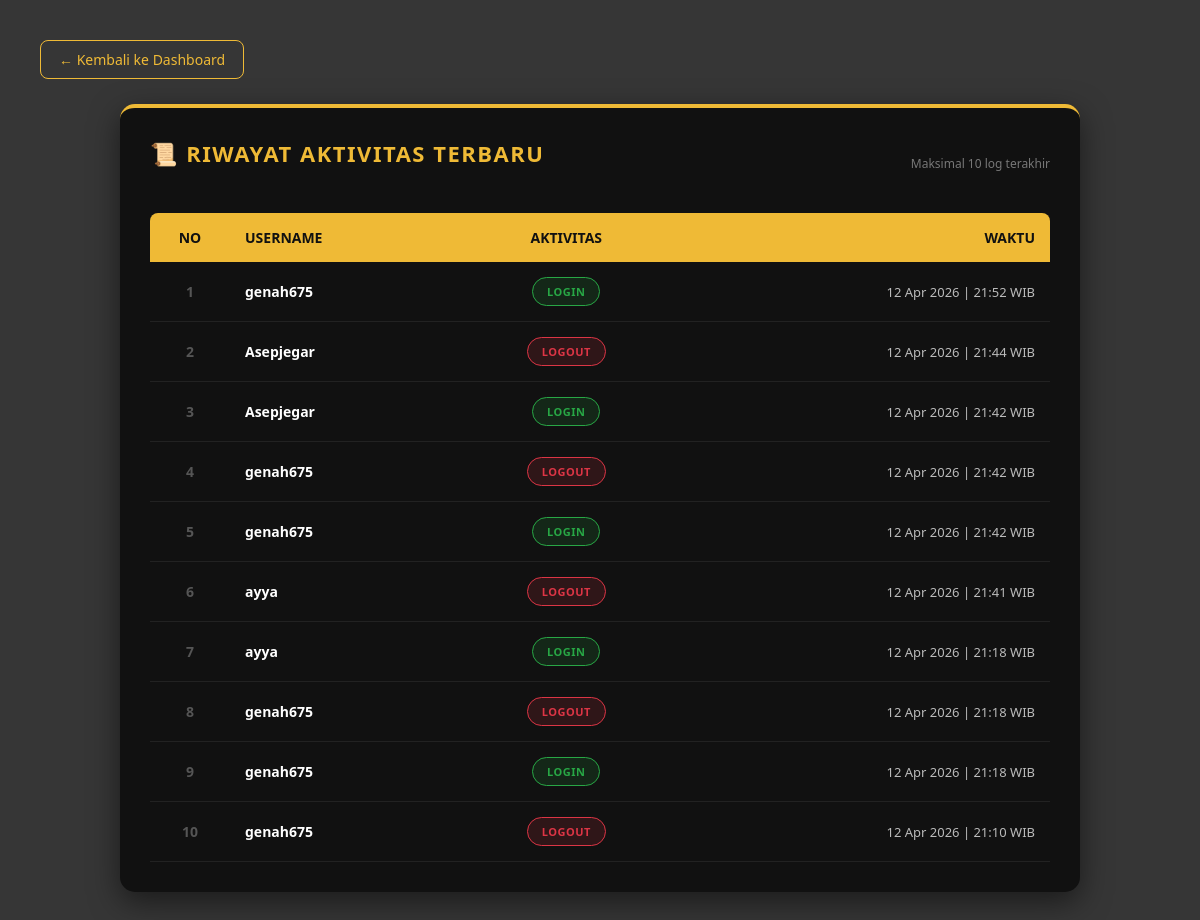
The app's page /views/admin/log.php (signed in) with its own data.
### tables this page shows
CREATE TABLE `log_aktivitas` (
  `id_log` int(11) NOT NULL,
  `id` varchar(11) NOT NULL,
  `aktifitas` varchar(15) NOT NULL,
  `waktu_aktivitas` datetime NOT NULL
);

### Controller/Log_c.php (called while the page is built)
<?php
include_once __DIR__ . '/../Models/m_koneksi.php';
include_once __DIR__ . '/../Models/LogModel.php';
$database = new m_koneksi();
$db = $database->koneksi;
$logModel = new LogModel($db);
$stmt = $logModel->readAll();
?>

### Models/LogModel.php (called while the page is built, shortened)
<?php
class LogModel {
    private $conn;
    private $table_name = "log_aktivitas";
    public function __construct($db) {
        $this->conn = $db;
    }
    public function readAll() {
        $query = "SELECT * FROM " . $this->table_name . " ORDER BY waktu_aktivitas DESC LIMIT 10";
        return mysqli_query($this->conn, $query);
    }
}
?>

### views/admin/log.php (the view, shortened to what this page needs)
<?php
include '../../Controller/Log_c.php';
?>
<!DOCTYPE html>
<html lang="id">
<head>
</head>
<body>
    <a href="dashboardmin.php" class="btn-back">← Kembali ke Dashboard</a>
    <div class="log-container">
        <div style="display: flex; justify-content: space-between; align-items: center; margin-bottom: 25px;">
            <h2>📜 Riwayat Aktivitas Terbaru</h2>
            <span style="font-size: 12px; color: #777;">Maksimal 10 log terakhir</span>
        </div>
        <table>
            <thead>
                <tr>
                    <th style="border-radius: 8px 0 0 0; text-align: center; width: 50px;">No</th>
                    <th>Username</th>
                    <th style="text-align: center;">Aktivitas</th>
                    <th style="border-radius: 0 8px 0 0; text-align: right;">Waktu</th>
                </tr>
            </thead>
            <tbody>
                <?php
                $no = 1;
                if ($stmt && mysqli_num_rows($stmt) > 0) {
                    while ($row = mysqli_fetch_assoc($stmt)):
                ?>
                <tr>
                    <td style="text-align: center; color: #555; font-weight: bold;"><?= $no++; ?></td>
                    <td><strong style="color: #fff;"><?= $row['id']; ?></strong></td>
                    <td style="text-align: center;">
                        <?php
                        $aktifitas = strtoupper($row['aktifitas']);
                        $class_badge = ($aktifitas == 'LOGIN') ? 'badge-login' : 'badge-other';
                        ?>
                        <span class="badge <?= $class_badge; ?>">
                            <?= $aktifitas; ?>
                        </span>
                    </td>
                    <td style="text-align: right; color: #bbb; font-size: 13px;">
                        <?= date('d M Y | H:i', strtotime($row['waktu_aktivitas'])); ?> WIB
                    </td>
                </tr>
                <?php
                    endwhile;
                } else {
                    echo "<tr><td colspan='4' style='text-align:center; padding:50px; color:#555;'>Belum ada aktivitas tercatat.</td></tr>";
                }
                ?>
            </tbody>
        </table>
    </div>
</body>
</html>

### views/admin/log.php (style rules this page uses)
body { background-color: #363636; font-family: 'Segoe UI', Tahoma, Geneva, Verdana, sans-serif; padding: 40px; margin: 0; }
.btn-back { display: inline-block; text-decoration: none; color: #EFBA36; border: 1px solid #EFBA36; padding: 9px 18px; border-radius: 8px; font-size: 14px; font-weight: 500; margin-bottom: 25px; transition: 0.3s; }
.log-container { background: #111111; padding: 30px; border-radius: 15px; box-shadow: 0 10px 30px rgba(0, 0, 0, 0.5); border-top: 4px solid #EFBA36; max-width: 900px; margin: 0 auto; }
h2 { color: #EFBA36; margin: 0 0 20px 0; font-size: 22px; text-transform: uppercase; letter-spacing: 1.5px; }
table { width: 100%; border-collapse: collapse; color: white; }
thead tr { background: #EFBA36; color: #111; }
th { padding: 15px; text-align: left; font-size: 14px; text-transform: uppercase; }
td { padding: 15px; border-bottom: 1px solid #222; font-size: 14px; }
.badge { padding: 6px 14px; border-radius: 20px; font-size: 11px; font-weight: bold; display: inline-block; letter-spacing: 0.5px; }
.badge-login { background-color: rgba(40, 167, 69, 0.15); color: #28a745; border: 1px solid #28a745; }
.badge-other { background-color: rgba(220, 53, 69, 0.15); color: #dc3545; border: 1px solid #dc3545; }

### records on screen
log_aktivitas: id "genah675", aktifitas "LOGIN", waktu_aktivitas "12 Apr 2026 | 21:52"
log_aktivitas: id "Asepjegar", aktifitas "LOGOUT", waktu_aktivitas "12 Apr 2026 | 21:44"
log_aktivitas: id "Asepjegar", aktifitas "LOGIN", waktu_aktivitas "12 Apr 2026 | 21:42"
log_aktivitas: id "genah675", aktifitas "LOGOUT", waktu_aktivitas "12 Apr 2026 | 21:42"
log_aktivitas: id "genah675", aktifitas "LOGIN", waktu_aktivitas "12 Apr 2026 | 21:42"
log_aktivitas: id "ayya", aktifitas "LOGOUT", waktu_aktivitas "12 Apr 2026 | 21:41"
log_aktivitas: id "ayya", aktifitas "LOGIN", waktu_aktivitas "12 Apr 2026 | 21:18"
log_aktivitas: id "genah675", aktifitas "LOGOUT", waktu_aktivitas "12 Apr 2026 | 21:18"
log_aktivitas: id "genah675", aktifitas "LOGIN", waktu_aktivitas "12 Apr 2026 | 21:18"
log_aktivitas: id "genah675", aktifitas "LOGOUT", waktu_aktivitas "12 Apr 2026 | 21:10"
